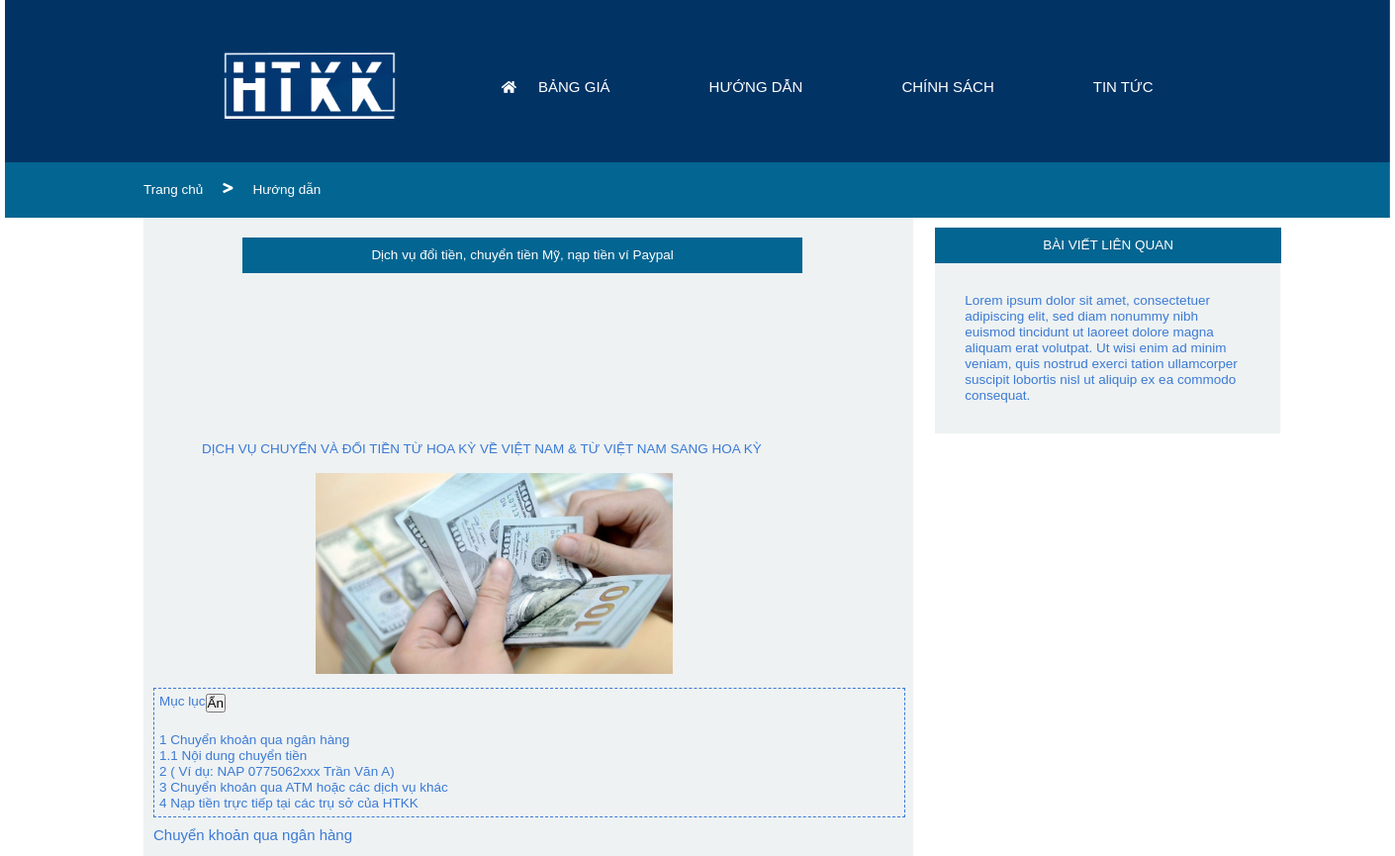
Page /pages/main/America/chitiet-US/index.php?quanly=chuyentien (upper part) on the earlier database version.
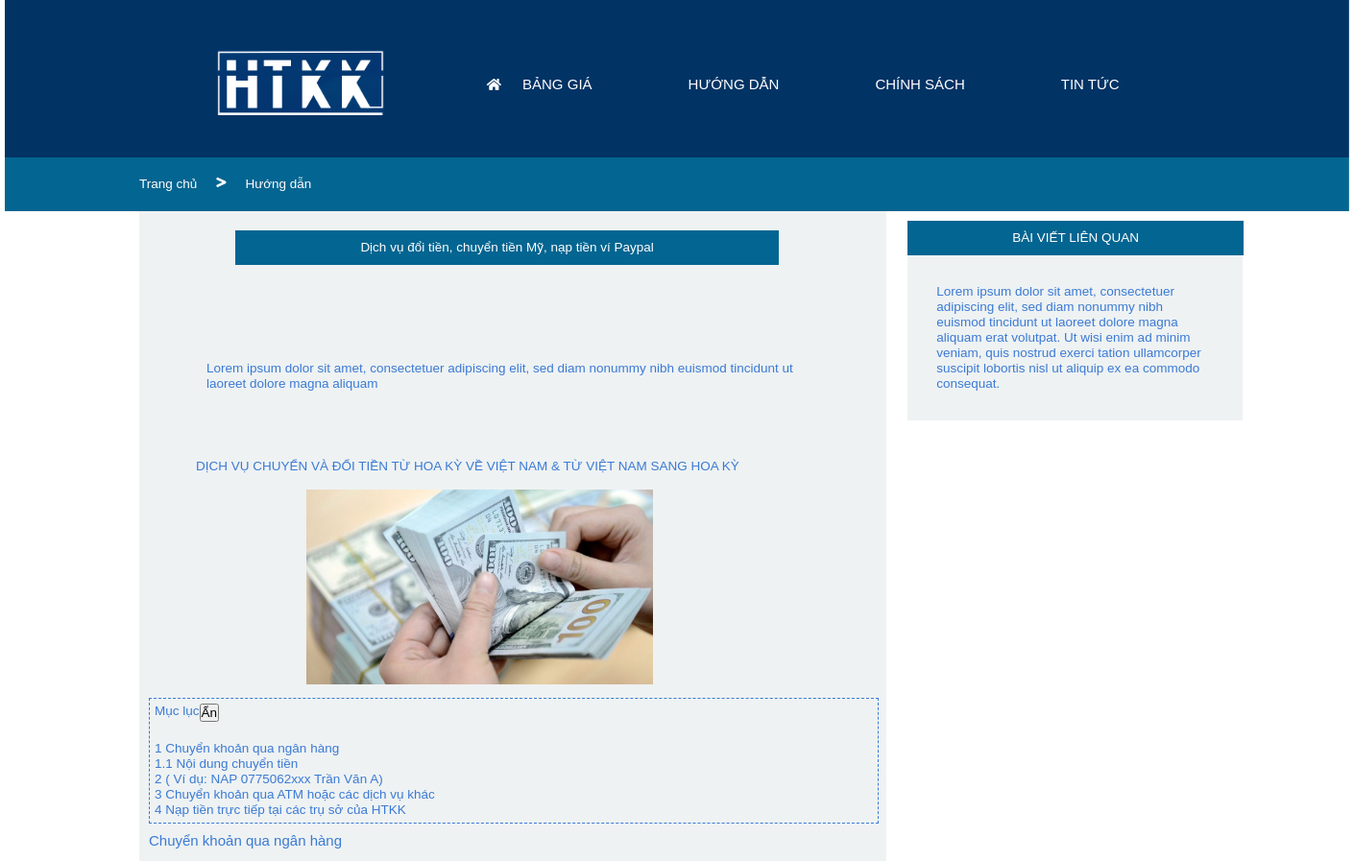
Same page on the later database version.
### tables this page shows
CREATE TABLE `logo` (
  `id` int(11) NOT NULL,
  `hinhanh` varchar(50) NOT NULL,
  `style` int(11) NOT NULL,
  `tinhtrang` int(10) NOT NULL
);

CREATE TABLE `noidung` (
  `id` int(11) NOT NULL,
  `loaind` varchar(50) NOT NULL,
  `chitiet_vi` text NOT NULL,
  `chitiet_en` text NOT NULL
);

### pages/main/America/chitiet-US/chuyentien/chuyentien.php (the view, shortened to what this page needs)
<div>
    <header>
        <a href="../../America/vc-US.php" id="link-background-value" class="lang" key="home">Trang chủ</a>
        <i id="link-background-value" class="fas fa-greater-than"></i>
        <a id="link-background-value" class="lang" key="hd">Hướng dẫn</a>
    </header>
    <main class="body">
        <div class="dichvugiatang" >
            <div class="tieude-dv">
                <p class="lang" key="dvnapUS">Dịch vụ đổi tiền, chuyển tiền Mỹ, nạp tiền ví Paypal</p>
            </div>
            <div style="padding: 70px;">
            <?php
                while($row = mysqli_fetch_array($query_lietke_gt)){
            ?>
                <p class="lang" key="p"><?php echo $row['chitiet_'.$_SESSION['lang']] ?></p>
            <?php }?>
            </div>
            <div class="img-doitien" >
                <p class="lang" key="doitienVTUS">DỊCH VỤ CHUYỂN VÀ ĐỔI TIỀN TỪ HOA KỲ VỀ VIỆT NAM & TỪ VIỆT NAM SANG HOA KỲ</p>
                <br>
                <img src="../../../../img/tien-do.jpg" alt="chuyentien">
            </div>
            <div class="mucluc" >
                <div style="display:flex"><p class="lang" key="mucluc">Mục lục</p> <button onclick="myFunction()"><p class="lang" key="an">Ẩn</p></button></div>
                    <div id="myDIV">
                        <p class="lang" key="ml1">1 Chuyển khoản qua ngân hàng</p>
                        <p class="lang" key="ml1.1">1.1 Nội dung chuyển tiền</p>
                        <p class="lang" key="ml2">2 ( Ví dụ: NAP 0775062xxx Trần Văn A)</p>
                        <p class="lang" key="ml3">3 Chuyển khoản qua ATM hoặc các dịch vụ khác</p>
                        <p class="lang" key="ml4">4 Nạp tiền trực tiếp tại các trụ sở của HTKK</p>
                    </div>
            </div>
            <div class="cacmucphi" >
                <p class="lang" key="cknganhang">Chuyển khoản qua ngân hàng</p>
                <div class="chuyenkhoan" >
                    <p class="lang" key="p">Lorem ipsum dolor sit amet, consectetuer adipiscing elit, sed diam nonummy nibh euismod tincidunt ut laoreet dolore magna aliquam erat volutpat.
                    </p>
                </div>
                <br>
                <br>
                <br>
                <br>
            </div>
        </div>
        <div class="lq" >
            <div class="tieude-lq">
                <p class="lang" key="bvlquan">BÀI VIẾT LIÊN QUAN</p>
            </div >
                <div class="b-bvlq lang" key="p">
                    <p>Lorem ipsum dolor sit amet, consectetuer adipiscing elit, sed diam nonummy nibh euismod tincidunt ut
                        laoreet dolore magna aliquam erat volutpat. Ut wisi enim ad minim veniam,
                        quis nostrud exerci tation ullamcorper suscipit lobortis nisl ut aliquip ex ea commodo consequat. </p>
                </div>
        </div>
    </main>
</div>

### pages/main/America/chitiet-US/header.php
<div class="header" >
    <div class="header-bottom">
            <?php
                while($row = mysqli_fetch_array($query_lietke_nx)){
            ?>
            <img style="width: 15%;height: 20%;padding-top: 32px;" src="../../../../admincp/modules/quanlylogo/uploads/<?php echo $row['hinhanh'] ?>" alt="Logo">
            <?php
                }
            ?>
            <nav>
                    <li class="logo">
                        <a href="../vc-US.php"><i style="color:white" class="fas fa-home"></i></a>
                    </li>
                    <li>
                        <a href="#" ><?php echo $lang['bg'] ?></a>
                    </li>
                    <li>
                        <a href="#"><?php echo $lang['hdan'] ?></a>
                    </li>
                    <li>
                        <a href="#"><?php echo $lang['csach'] ?></a>
                    </li>
                    <li>
                        <a href="#"><?php echo $lang['tintuc'] ?></a>
                    </li>
                </nav>
            </div>
</div>

Differences in the rows shown:
added noidung: chitiet_vi "Lorem ipsum dolor sit amet, consectetuer adipiscing elit, sed diam nonummy nibh euismod tincidunt ut laoreet dolore magna aliquam"
